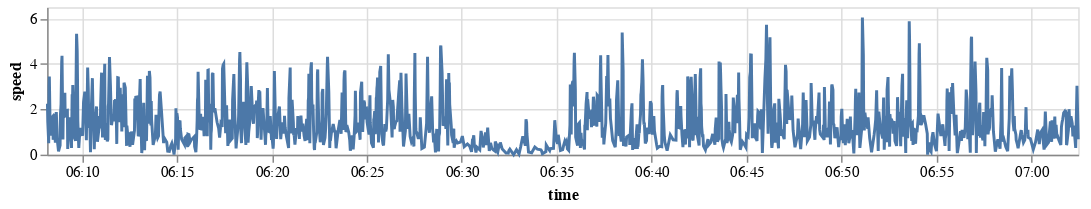

Notebook code for this chart:
### Markdown cell above
**Note**: Altair doesn't support adding a basemap to a plot (because Vega-lite doesn't support it)

### Code cell
def timeseries_plot(y='distance_cage_1'):
    return (
        alt.Chart(gdf)
        .mark_line(
        )
        .encode(
            x=alt.X('time:T', axis=alt.Axis(format='%H:%M')),
            y=y,
        )
        .properties(
            width=700,
            height=100
        )
    )

timeseries_plot("speed")

### Figure 1 — Vega-Lite specification as saved in the notebook (floating-point values rounded to 4 significant figures; data arrays with more than 128 entries replaced by an {"elided": "..."} marker saying what was removed)
{"config": {"view": {"continuousWidth": 400, "continuousHeight": 300}}, "data": {"name": "data-989f671012dac70f947a7b3bfaab2681"}, "mark": "line", "encoding": {"x": {"type": "temporal", "axis": {"format": "%H:%M"}, "field": "time"}, "y": {"type": "quantitative", "field": "speed"}}, "height": 100, "width": 700, "$schema": "https://vega.github.io/schema/vega-lite/v4.8.1.json", "datasets": {"data-989f671012dac70f947a7b3bfaab2681": {"elided": "1256 records"}}}
